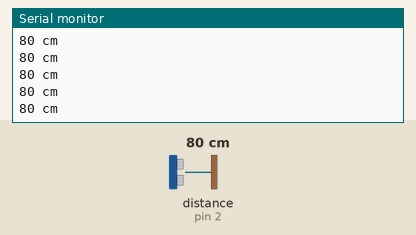
Recording of a sketch running on a simulated Arduino Nano, built with avr-gcc and run on an emulated ATmega328P. On the bench: the last lines printed to the serial monitor. Wiring (inferred from the names in the program): ultrasonic range finder: trigger pin 3; echo pin 2. The test bench sets the inputs (shaded band); at power-on: distance to the obstacle (sensor on pin 2) 80 cm. The echo pulse lasts 58.3 µs per cm.

Above: at 1.2 s.
1.3 s: distance to the obstacle (sensor on pin 2) set to 2 cm
At 1.34 s:
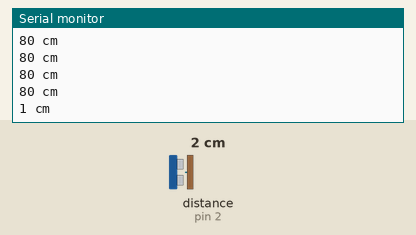
2.8 s: distance to the obstacle (sensor on pin 2) set to 120 cm
At 2.86 s:
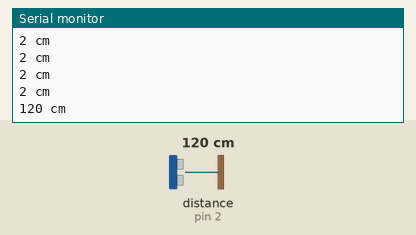
Timing chart, 0 to 5.8 s (numbered marks = the images above; inputs shaded):
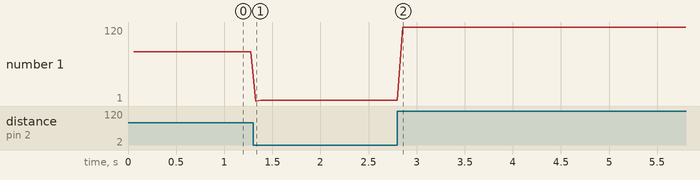

The sketch:

UltraSonicTest.ino
```cpp
int echoPin = 2;
int trigPin = 3;

void setup() {
  Serial.begin (115200);
  pinMode(trigPin, OUTPUT);
  pinMode(echoPin, INPUT);
  Serial.print("SETUP OF Nano for Ultrasonic Distance Sensor ");
}

void loop() {
  int duration, cm;
  digitalWrite(trigPin, LOW);
  delayMicroseconds(2);
  digitalWrite(trigPin, HIGH);
  delayMicroseconds(2);
  digitalWrite(trigPin, LOW);
  duration = pulseIn(echoPin, HIGH);
  cm = duration / 58;
  // if distance is less than 10 cm turn on led ... builtin led or digital pin ..

  Serial.print(cm);
  Serial.println(" cm");
  delay(50);
}
```

Measured:
- after the input at 1.3 s, the serial monitor: prints a new line at once (image 1)
- after the input at 2.8 s, the serial monitor: prints a new line after 0.06 s (image 2)
- plotted number 1: 80 → 2 after the input at 1.3 s, 2 → 120 after the input at 2.8 s
